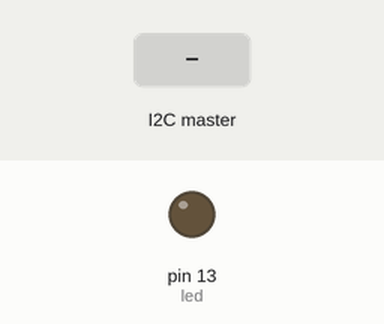
Recording of a sketch running on a simulated Arduino Uno, built with avr-gcc and run on an emulated ATmega328P. Parts: output pins drawn as LEDs (lit = HIGH). Dashed ring = blinking. The inputs (shaded band) are chosen by the test bench.

Above: at 1.2 s.
1.3 s: the I2C master sends the byte 2
At 1.4 s:
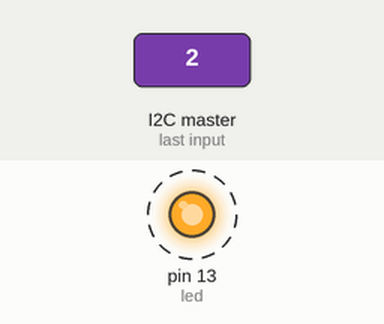
3.4 s: the I2C master sends the byte 90
At 3.9 s:
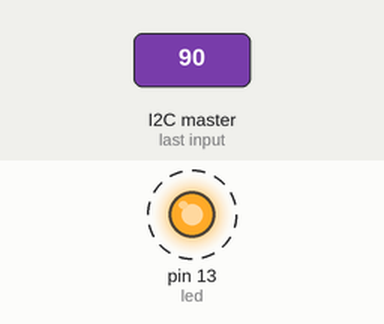
Timing chart, 0 to 12.4 s (numbered marks = the images above; inputs shaded):
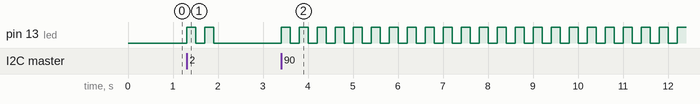

Measured:
- after the input at 1.3 s, pin 13 (led): alternates HIGH for 0.20 s and LOW for 0.20 s, 4 changes in all, then stays LOW, starting at once
- after the input at 3.4 s, pin 13 (led): alternates HIGH for 0.20 s and LOW for 0.20 s, starting at once

The sketch:

I2CSlave.ino
```cpp
/*
 * Blinks an led connected to pin 13 on and off every second
 *
 * Suggestions:
 *  - Change the interval to speed up or slow down the led
 *  - Make the led to blink out a pattern
 */

#include <Wire.h>

int led = 13; // The pin the led is connected to
int counter = 0;

void setup() {
    Wire.begin(9);        // Starts the I2C bus as a slave with address 9
    Wire.onReceive(receiveEvent);
    pinMode(led, OUTPUT); // Sets the led pin to be an output pin
    digitalWrite(led, LOW);
}

void loop() {
    if (counter == 0) return;

    digitalWrite(led, HIGH);
    delay(200);
    digitalWrite(led, LOW);
    delay(200);

    counter--;
}

void receiveEvent(int numBytes) {
    counter += Wire.read();
}

/* Notes
 * There are two ways you can connect the led:
 *  - atmega -> led -> resistor -> 0v => Setting the atmega pin HIGH causes the led to turn on
 *  - 5v -> resistor -> led -> atmega => Setting the atmega pin LOW cases the led to turn on
 * Both of these are fine, just note the inverse logic when using the second method.
 */
```
